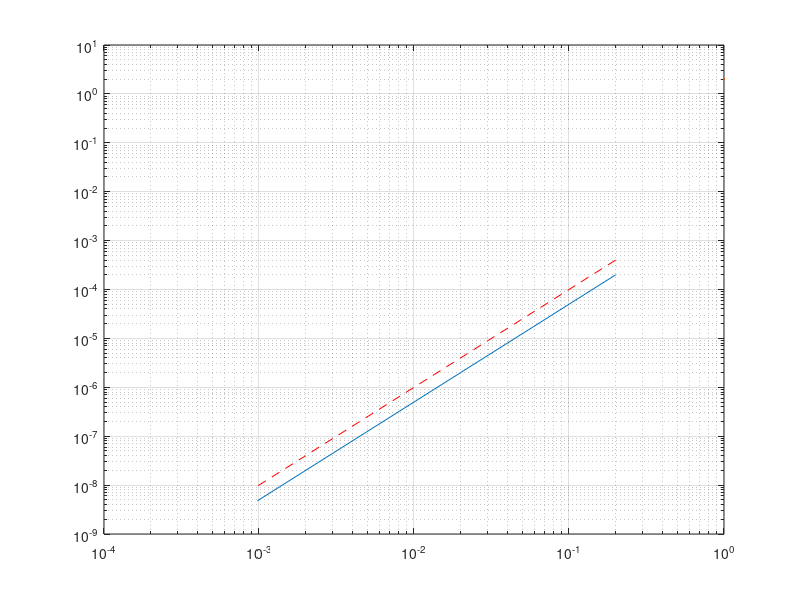

Here is the MATLAB script that generated this plot: (Note: this script raises an error after producing the figure.)
clear; clc; close all; 

%% punto 1
%%%%%%%%%%%%%%%%%%%%%%%%%%%%%%%%%%%%%%%%%%%%%%%%%%%%%%%%%%%%%%%%%%%%%%%%%%%
% Discretizzazione problema di Poisson con differenza finite al variare
% dell'ampiezza della mesh
%%%%%%%%%%%%%%%%%%%%%%%%%%%%%%%%%%%%%%%%%%%%%%%%%%%%%%%%%%%%%%%%%%%%%%%%%%%

N = 2.^(2:10); 
tspan = [0, 1];
alpha = 1; beta = -1; % dati al bordo

% soluzione esatta se f = 1

% mi aspetto che l'errore sia nulla dal momento che le differenze finite
% centrate per la derivata seconda sono esatte per polinomi di grado 3.

% f = @(x) 1;
% u = @(x) -0.5*x.^2 - 1.5*x + 1;

% soluzione esatta se f(x) = sin(x)
u = @(x) sin(x) - (2+sin(1))*x +1;
f = @(x) sin(x);

err = zeros(length(N), 1);
H = zeros(length(N), 1);
for j = 1:length(N)
    n = N(j);
    h = 1/(n+1);
    H(j) = h; 
    x = linspace(tspan(1), tspan(2), n+2).';
    
    A = -(1/h^2) * spdiags(repmat([1, -2, 1], n, 1), -1:1, n, n);
    
    F = f(x(2:end-1));
    F(1) = F(1) + alpha/h^2;
    F(n) = F(n) + beta/h^2;
    
    U = [alpha; A\F; beta];
    
    err(j) = max(abs(u(x)-U));
end

figure; 
loglog(H, err, LineWidth=2);
hold on
grid on
loglog(H, 1e-2*H.^2, '--r')

%% punto 2
clear; clc;

u_0t = 0; u_1t = 0;
u_x0 = @(x) 100*sin(pi*x);

u = @(t, x) 100 * exp(-(pi^2)*t) .* sin(pi*x); % soluzione esatta

T = 0.2;
m = 2^10; % tempo
n = 2^10; % spazio

U = zeros(n+2, m+1);

t = linspace(0, T, m+1).';
x = linspace(0, 1, n+2).';

U(:, 1) = u_x0(x);
U(1, :) = u_0t * ones(1, m+1);
U(n+2, :) = u_1t * ones(1, m+1);

Dt = T/m;
h = 1/(n+1);

A = -(1/h^2) * spdiags(repmat([1, -2, 1], n, 1), -1:1, n, n);
A = eye(n) + Dt*A;
dA = decomposition(A); % per risolvere il sistema lineare in modo più efficiente

err = zeros(1, m);
for j=2:m+1
    
    F = U(2:n+1, j-1); % in questo problema f = 0
    
    U(2:end-1, j) = dA\F;
    err(j-1) = max(abs( u((j-1)*Dt, x) - U(:, j) ));

end

figure;
imagesc(t, x, U); colorbar eastoutside
title('Equazione del calore', Interpreter='latex')
xlabel('Intervallo temporale')
ylabel('intervallo spaziale')
